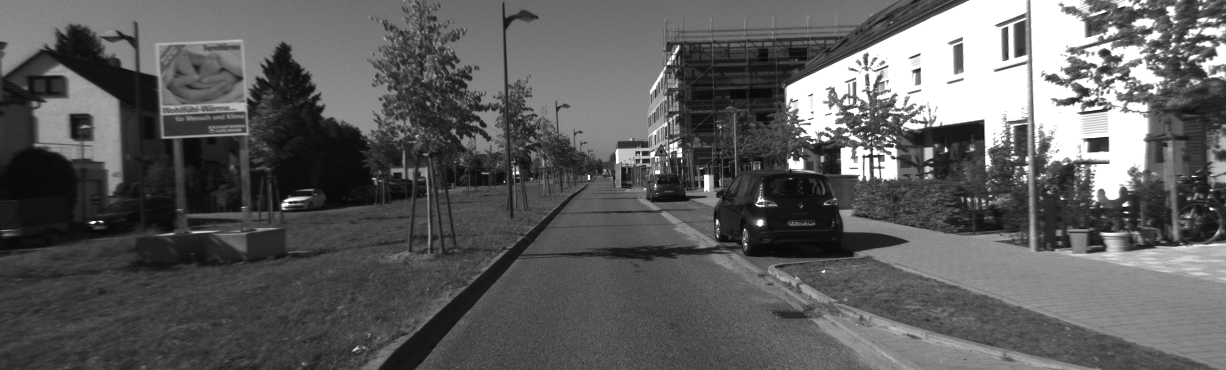
#> input picture KITTI_sequence_1/image_l/000000.png, 1226 x 370 px; its folder holds 3 pictures in this run
$ python VisOdom.py
#> lines starting #> are read from the running program, lines starting #| are printed output that depends on the picture
import cv2
import numpy as np
import os
debug=False

loadPath="KITTI_sequence_1/"
calibFile="calib.txt"
poseFile="poses.txt"
imagePath="image_l/"
requiredSize=(618,185)


def InitFeatureExtractor():
    orb=cv2.ORB_create()
    if debug:
        print(type(orb))

    return orb


def loadCalibMatrix():
    # Loads K and P matrices
    # K = intrinsic params
    # P Calibration Matrix
    x=np.loadtxt(loadPath+calibFile)
    output=[]
    for matrix in x:
        matrix=np.reshape(matrix,(3,4))
        output.append(matrix)
        if debug:
            print(matrix)
    return output

def loadPoses():
    # Loads pose of camera
    # Need to stack [0 0 0 1] as told by KITTI since matrix is actually supposed to be 4x4 but represented as 3x4 in file

    y=np.loadtxt(loadPath+poseFile)
    output=[]
    for matrix in y:
        #print(matrix)
        matrix=np.reshape(matrix,(3,4))
        #matrix=np.append(matrix,[0,0,0,1])
        matrix=np.vstack ( (matrix,np.array([0,0,0,1]))  )
        if debug:
            print(matrix)
    return output


def loadImages():
    list1=os.listdir(loadPath+imagePath)
    list1.sort()
    if debug:
        print(list1)
    return list1

def readImage(path):
    # Read image as grayscale
#> called with path = 'KITTI_sequence_1/image_l/000000.png'
    img=cv2.imread(path,0)
#> img is the input picture: shape (370, 1226); min 8, max 255, mean 93.4
    img=cv2.resize(img, dsize=requiredSize )
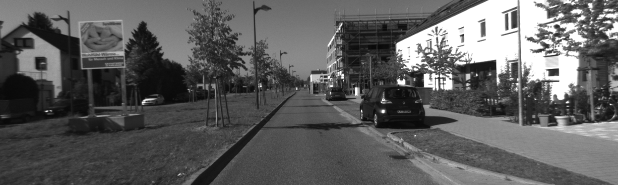
#> img: shape (185, 618); min 9, max 255, mean 93.3
#> call 2 of readImage, with path = 'KITTI_sequence_1/image_l/000001.png'
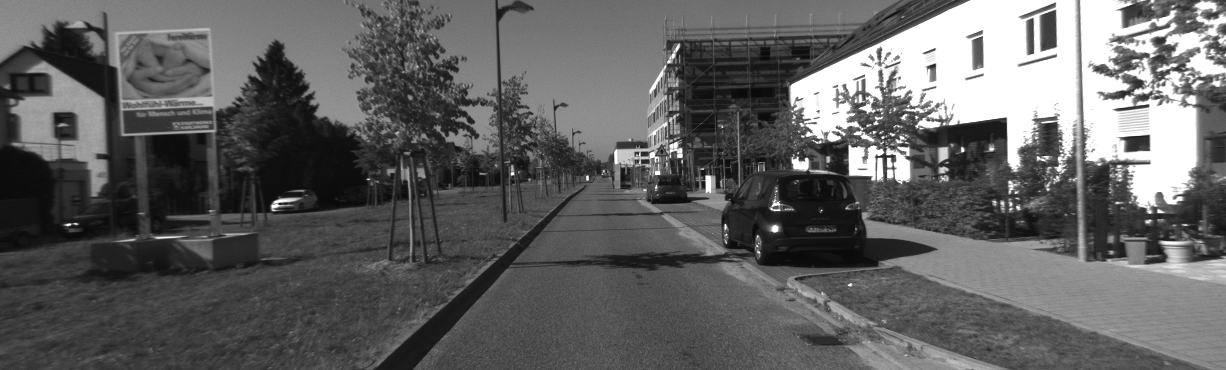
#> input picture KITTI_sequence_1/image_l/000001.png, 1226 x 370 px
#> in readImage, img is the input picture: shape (370, 1226); min 8, max 255, mean 96.9
#> in readImage (call 2), `img=cv2.resize(img, dsize=requiredSize )`:
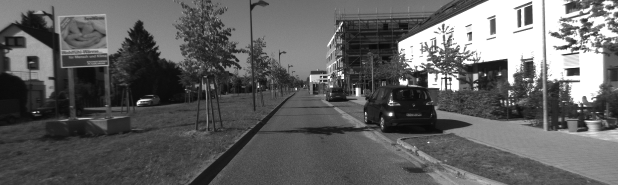
#> img: shape (185, 618); min 9, max 255, mean 96.8
    if debug:
        print(img.shape)
    return img


def showImage(img):
    cv2.imshow("Window",img)
    cv2.waitKey(1000)


def detectFeatures(featureDet:cv2.ORB,img):
    keyPoints,descriptors=featureDet.detectAndCompute(img,None)
#> keyPoints = 433 keypoints; strongest (x, y, size): (403, 83, 31), (441, 81, 31), (435, 78, 31), (383, 112, 31)
    return (keyPoints,descriptors)
    pass


def compareImages(featureDet,prevImage,currentImage):
    # Compare images using feature matching
    # Keep best 20 matches only
    # Return the coords of matched features

    output=None
    prev_img_featurePoints=[]
    curr_img_featurePoints=[]


    prevKeyPoints,prevDescriptors=detectFeatures(featureDet,prevImage)
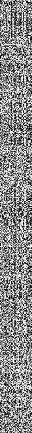
#> prevDescriptors: shape (433, 32); min 0, max 255, mean 137.5
#> prevKeyPoints has the same summary as keyPoints in detectFeatures
    currentKeyPoints,currentDescriptors=detectFeatures(featureDet,currentImage)
#> in detectFeatures (call 2), `keyPoints,descriptors=featureDet.detectAndCompute(img,None)`: keyPoints = 433 keypoints; strongest (x, y, size): (450, 79, 31), (448, 81, 31), (429, 86, 31), (391, 114, 31)
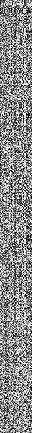
#> currentDescriptors: shape (433, 32); min 0, max 255, mean 138
#> currentKeyPoints has the same summary as keyPoints in detectFeatures
    matcher=cv2.BFMatcher()
    matches=matcher.match(prevDescriptors,currentDescriptors)
#> matches = 433 matches
    matches = sorted(matches, key = lambda x:x.distance)
    matches=matches[:20]
#> matches = 20 matches
    output=cv2.drawMatches(prevImage,prevKeyPoints,currentImage,currentKeyPoints,matches,output)
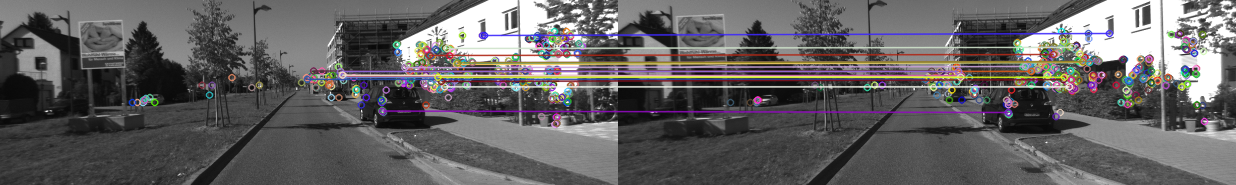
#> output: shape (185, 1236, 3); mean of channels 0, 1, 2 97.1, 96.3, 98.6; drawn as B, G, R
    showImage(output)
    for match in matches:
        prev_img_idx = match.queryIdx
        curr_img_idx = match.trainIdx

        img1_Coords=prevKeyPoints[prev_img_idx].pt
        img2_Coords=currentKeyPoints[curr_img_idx].pt
        prev_img_featurePoints.append(img1_Coords)
        curr_img_featurePoints.append(img2_Coords)
#> this loop made 20 passes
#> (prev_img_idx, curr_img_idx, img1_Coords, img2_Coords) on passes 2, 3, 6, 10, 11, 12, 13, 14, 15, 16, 17, 18: (320, 318, (409.5, 70.85), (413, 70.85)), (72, 45, (463, 63), (471, 62)), (293, 285, (444.1, 86.4), (451, 86.4)), (96, 7, (456, 64), (464, 62)), (18, 202, (441, 81), (445, 79.2)), (65, 85, (482, 35), (491, 33)), (175, 186, (446.4, 48), (453.6, 46.8)), (69, 66, (472, 62), (480, 61)), (376, 356, (342.1, 74.65), (342.1, 76.72)), (359, 341, (437.5, 76.72), (445.8, 76.72)), (190, 179, (404.4, 67.2), (406.8, 66)), (135, 123, (457.2, 62.4), (464.4, 61.2))
#> (prev_img_idx, curr_img_idx, img2_Coords) on passes 1, 4, 5, 7, 8, 9: (313, 283, (342.1, 76.03)), (8, 17, (343, 75)), (158, 128, (342, 76.8)), (384, 382, (313.1, 70.5)), (338, 343, (306.9, 78.8)), (39, 50, (340, 71))
#> after the loop, curr_img_featurePoints = [(342.1, 76.03), (413, 70.85), (471, 62), (343, 75), (342, 76.8), (451, 86.4), (313.1, 70.5), (306.9, 78.8), (340, 71), (464, 62), (445, 79.2), (491, 33), (453.6, 46.8), (480, 61), (342.1, 76.72), (445.8, 76.72), (406.8, 66), (464.4, 61.2), (435, 54), (389.8, 112)]; prev_img_featurePoints = [(342.1, 76.03), (409.5, 70.85), (463, 63), (343, 75), (342, 76.8), (444.1, 86.4), (313.1, 70.5), (306.9, 78.8), (340, 71), (456, 64), (441, 81), (482, 35), (446.4, 48), (472, 62), (342.1, 74.65), (437.5, 76.72), (404.4, 67.2), (457.2, 62.4), (429, 55), (381.9, 110.6)]

    prev_img_featurePoints=np.asarray(prev_img_featurePoints,dtype=np.float32)
#> prev_img_featurePoints = 20 rows, first 8: [342.1, 76.03], [409.5, 70.85], [463, 63], [343, 75], [342, 76.8], [444.1, 86.4], [313.1, 70.5], [306.9, 78.8]
    curr_img_featurePoints=np.asarray(curr_img_featurePoints,dtype=np.float32)
#> curr_img_featurePoints = 20 rows, first 8: [342.1, 76.03], [413, 70.85], [471, 62], [343, 75], [342, 76.8], [451, 86.4], [313.1, 70.5], [306.9, 78.8]

    if debug:
        print(prev_img_featurePoints.shape)

    return prev_img_featurePoints,curr_img_featurePoints


def findCameraTransform(prevImg_FeatureCoords,currImg_FeatureCoords,K):
    cv2.findEssentialMat(prevImg_FeatureCoords,currImg_FeatureCoords,K)


def main():
    K,P=loadCalibMatrix()
    featureDet=InitFeatureExtractor()
    imageNames=loadImages()
    prevImage=readImage(loadPath+imagePath+imageNames[0])

    for i in range(1,len(imageNames)):
        img=readImage(loadPath+imagePath+imageNames[i])
        prevImg_FeatureCoords,currImg_FeatureCoords= compareImages(featureDet,prevImage,img)
#> prevImg_FeatureCoords has the same summary as prev_img_featurePoints in compareImages; currImg_FeatureCoords has the same summary as curr_img_featurePoints in compareImages
        findCameraTransform(prevImg_FeatureCoords,currImg_FeatureCoords,K)
        prevImage=img.copy()


if __name__=="__main__":
#> (the run stopped early here; a loop or call above may not have finished)
